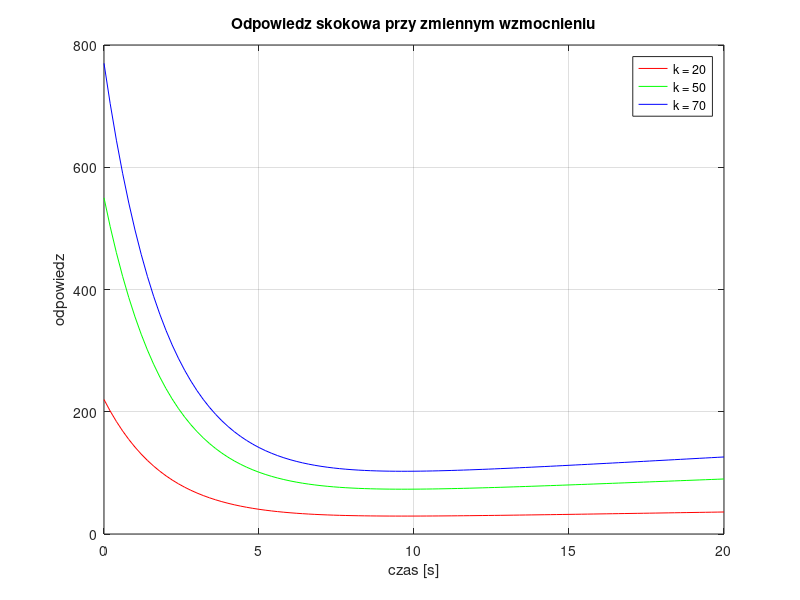
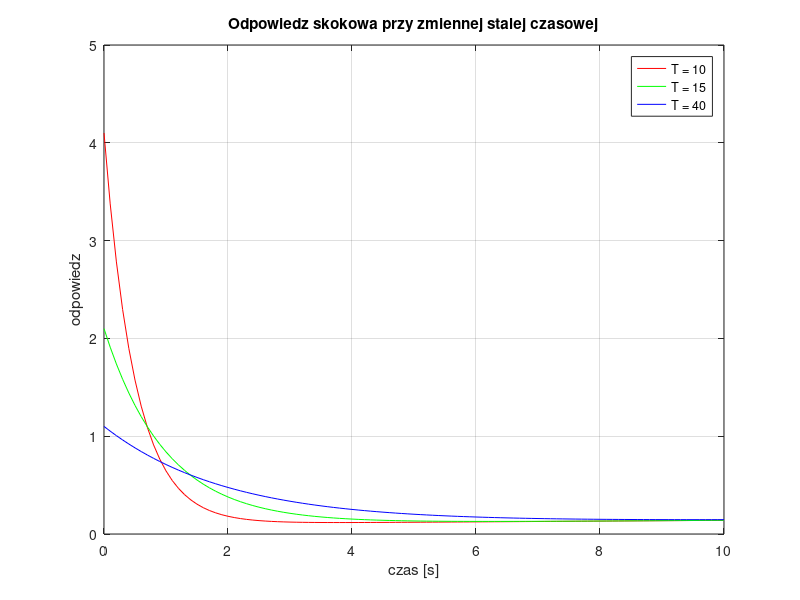
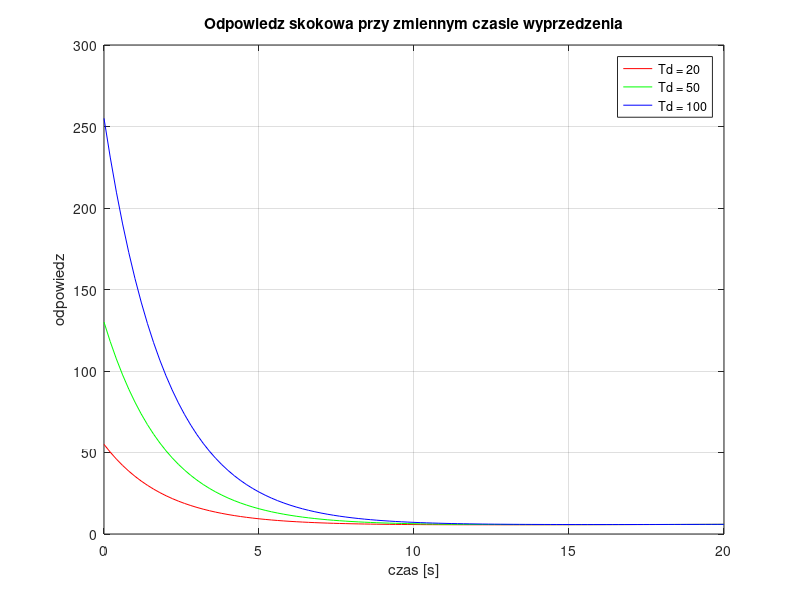
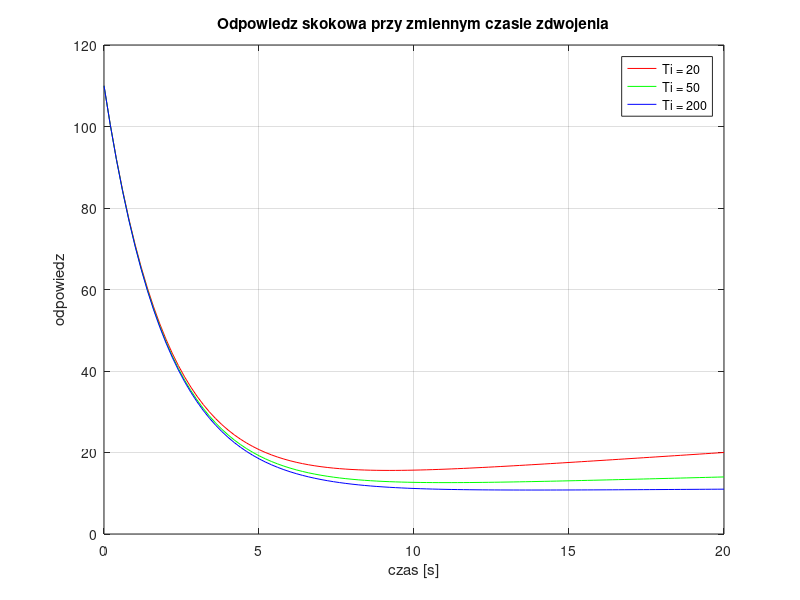

These figures' MATLAB source, in order:
clear all; close all;

% ?????????????????????????????????????????????????????????????
% PID
% Odpowiedz skokowa
%% *****************************************
k = 20; T = 2; Td = 20; Ti=25;
g = tf([k*T*Ti+Td*Ti*k,k*Ti+k*T,k], [T*Ti, Ti, 0] );
[y1 t1] = step(g, 20);

k = 50; T = 2; Td = 20; Ti=25;
g = tf([k*T*Ti+Td*Ti*k,k*Ti+k*T,k], [T*Ti, Ti, 0] );
[y2 t2] = step(g, 20);

k = 70; T = 2; Td = 20; Ti=25;
g = tf([k*T*Ti+Td*Ti*k,k*Ti+k*T,k], [T*Ti, Ti, 0] );
[y3 t3] = step(g, 20);

figure(1)
plot(t1, y1, 'r', t2, y2, 'g', t3, y3, 'b')
grid on
title('Odpowiedz skokowa przy zmiennym wzmocnieniu')
xlabel('czas [s]')
ylabel('odpowiedz')
legend('k = 20','k = 50','k = 70')

%% *****************************************
k = 0.1; T = 0.5; Td = 20; Ti=25;
g = tf([k*T*Ti+Td*Ti*k,k*Ti+k*T,k], [T*Ti, Ti, 0] );
[y1 t1] = step(g, 10);

k = 0.1; T = 1; Td = 20; Ti=25;
g = tf([k*T*Ti+Td*Ti*k,k*Ti+k*T,k], [T*Ti, Ti, 0] );
[y2 t2] = step(g, 10);

k = 0.1; T = 2; Td = 20; Ti=25;
g = tf([k*T*Ti+Td*Ti*k,k*Ti+k*T,k], [T*Ti, Ti, 0] );
[y3 t3] = step(g, 10);

figure(2)
plot(t1, y1, 'r', t2, y2, 'g', t3, y3, 'b')
grid on
title('Odpowiedz skokowa przy zmiennej stalej czasowej')
xlabel('czas [s]')
ylabel('odpowiedz')
legend('T = 10','T = 15','T = 40')

%% *****************************************

k = 5; T = 2; Td = 20; Ti=110;
g = tf([k*T*Ti+Td*Ti*k,k*Ti+k*T,k], [T*Ti, Ti, 0] );
[y1 t1] = step(g, 20);

k = 5; T = 2; Td = 50; Ti=110;
g = tf([k*T*Ti+Td*Ti*k,k*Ti+k*T,k], [T*Ti, Ti, 0] );
[y2 t2] = step(g, 20);

k = 5; T = 2; Td = 100; Ti=110;
g = tf([k*T*Ti+Td*Ti*k,k*Ti+k*T,k], [T*Ti, Ti, 0] );
[y3 t3] = step(g, 20);

figure(3)
plot(t1, y1, 'r', t2, y2, 'g', t3, y3, 'b')
grid on
title('Odpowiedz skokowa przy zmiennym czasie wyprzedzenia')
xlabel('czas [s]')
ylabel('odpowiedz')
legend('Td = 20','Td = 50','Td = 100')

%% *****************************************
k = 10; T = 2; Td = 20; Ti=20;
g = tf([k*T*Ti+Td*Ti*k,k*Ti+k*T,k], [T*Ti, Ti, 0] );
[y1 t1] = step(g, 20);

k = 10; T = 2; Td = 20; Ti=50;
g = tf([k*T*Ti+Td*Ti*k,k*Ti+k*T,k], [T*Ti, Ti, 0] );
[y2 t2] = step(g, 20);

k = 10; T = 2; Td = 20; Ti=200;
g = tf([k*T*Ti+Td*Ti*k,k*Ti+k*T,k], [T*Ti, Ti, 0] );
[y3 t3] = step(g, 20);

figure(4)
plot(t1, y1, 'r', t2, y2, 'g', t3, y3, 'b')
grid on
title('Odpowiedz skokowa przy zmiennym czasie zdwojenia')
xlabel('czas [s]')
ylabel('odpowiedz')
legend('Ti = 20','Ti = 50','Ti = 200')